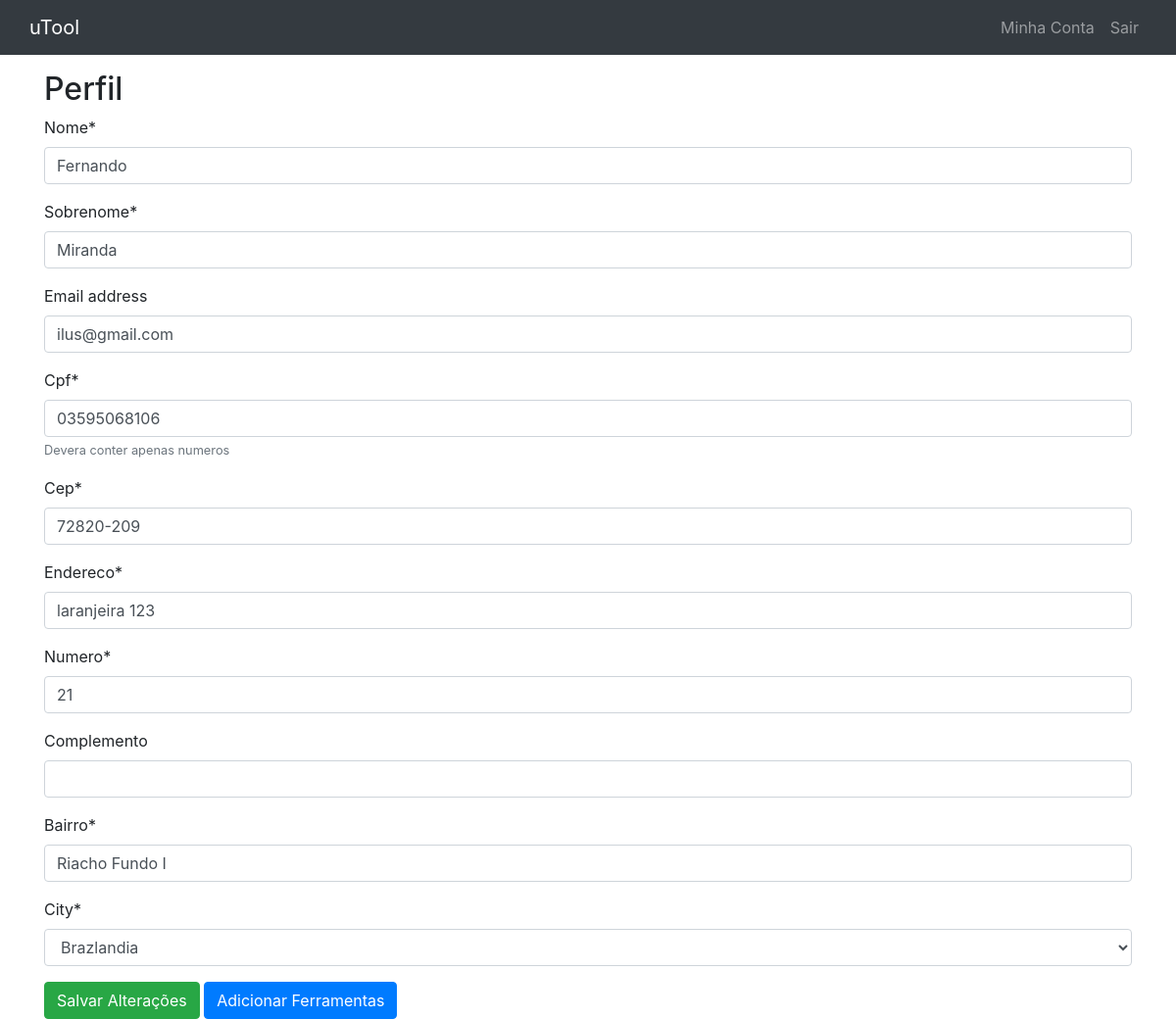
Screenshot of /profile/ (signed in) with the database file from the repository.
### users/models.py (models this page shows)
class MyUserModel(AbstractUser):
    name = models.CharField(
        verbose_name="nome",
        max_length=50,
        validators=[RegexValidator(regex='[0-9a-zA-Z]{3}[0-9a-zA-Z]*',
        message='Nome deve conter apenas letras e numeros.',
        code='erro')]
    )
    surname = models.CharField(
        verbose_name="sobrenome",
        max_length=700,
        validators=[RegexValidator(regex='[0-9a-zA-Z ]{3}[0-9a-zA-Z ]*',
        message='Sobrenome deve conter apenas letras, numeros e espacos.',
        code='erro')]
    )
    cpf = models.CharField(
        max_length=11,
        help_text='Devera conter apenas numeros',
        unique=True,
        validators=[validate_cpf]
    )
    adress = models.CharField(
        verbose_name="endereco",
        max_length=50
    )
    number = models.CharField(
        verbose_name="numero",
        max_length=5,
        validators=[RegexValidator(regex='[0-9]+',
        message='Deve conter apenas numeros maiores que 0',
        code='erro')]
    )
    complement = models.CharField(
        verbose_name="complemento",
        max_length=30,
        blank=True
    )
    district = models.CharField(
        verbose_name="bairro",
        max_length=30
    )
    zip_code = models.CharField(
        verbose_name="cep",
        validators=[RegexValidator(regex='7[0-3][0-9]{3}-[0-9]{3}',
        message='CEP estar no formato xxxxx-xxx, e ser um CEP do DF',
        code='erro')],
        max_length=9
    )
    city = models.CharField(max_length=20, choices=(
        ('Aguas Claras', 'Aguas Claras'),
        ('Brazlandia', 'Brazlandia'),
        ('Candangolandia', 'Candangolandia'),
        ('Ceilandia', 'Ceilandia'),
        ('Cruzeiro', 'Cruzeiro'),
        ('Fercal', 'Fercal'),
        ('Gama', 'Gama'),
        ('Guara', 'Guara'),
        ('Itapoa', 'Itapoa'),
        ('Jardim Botanico', 'Jardim Botanico'),
        ('Lago Norte', 'Lago Norte'),
        ('Lago Sul', 'Lago Sul'),
        ('Nucleo Bandeirante', 'Nucleo Bandeirante'),
        ('Paranoa', 'Paranoa'),
        ('Park Way', 'Park Way'),
        ('Planaltina', 'Planaltina'),
        ('Plano Piloto', 'Plano Piloto'),
        ('Samambaia', 'Samambaia'),
        ('Taguatinga', 'Taguatinga'),
        ('Recanto das Emas', 'Recanto das Emas'),
        ('Riacho Fundo 1', 'Riacho Fundo 1'),
        ('Riacho Fundo 2', 'Riacho Fundo 2'),
        ('Santa Maria', 'Santa Maria'),
        ('SCIA', 'SCIA'),
        ('SIA', 'SIA'),
        ('Sao Sebastiao', 'Sao Sebastiao'),
        ('Sobradinho', 'Sobradinho'),
        ('Sobradinho 2', 'Sobradinho 2'),
        ('Sudoeste', 'Sudoeste'),
        ('Varjao', 'Varjao'),
        ('Vicente Pires', 'Vicente Pires'),
    ),)
    state = models.CharField(
        verbose_name="estado",
        max_length=2,
        default='DF',
    )
    first_name = False
    last_name = False
    REQUIRED_FIELDS = []

### users/views.py (the view, shortened to what this page needs)
# urls.py: path('', ProfilePageView.as_view(), name='profile'),
class ProfilePageView(generic.UpdateView):
    model = MyUserModel
    template_name = 'account/profile.html'
    success_url = reverse_lazy('users:profile')
    fields = ['name', 'surname', 'email', 'cpf', 'zip_code','adress', 'number', 'complement', 'district', 'city',]
    def get_object(self):
        return self.request.user

### templates/account/profile.html (shortened to what this page needs)
{% extends 'base.html' %}
{% load crispy_forms_tags %}
{% block content %}
    <h2>Perfil</h2>
    <form method="post">
        {{ form|crispy }}
        <button class="btn btn-success" type="submit">Salvar Alterações</button>
        {% if user.adress == '' %}
            <button type="button" disabled>Adicionar Ferramentas</button>
        {% else %}
            <a class="btn btn-primary" href="{% url 'tools:new_tool' %}">Adicionar Ferramentas</a>
        {% endif %}
    </form>
{% endblock %}

### rows the page displays
MyUserModel: name "Fernando", surname "Miranda", email "ilus@gmail.com", cpf "03595068106", zip_code "72820-209", adress "laranjeira 123", number "21", district "Riacho Fundo I", city "Brazlandia"
